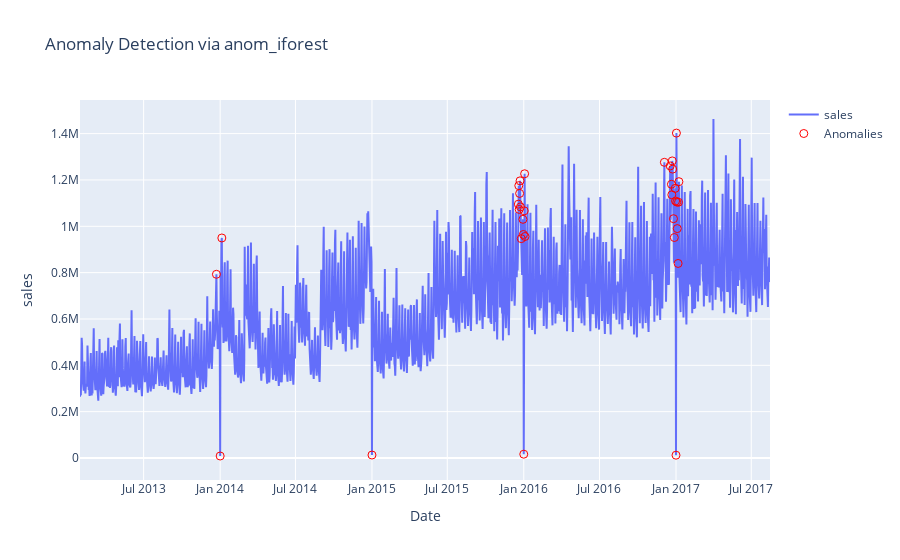

Source (notebook cell):
### Code cell
def plot_anomalies(df, ts_col="sales", flag_col="anom_iforest"):
    fig = go.Figure()
    fig.add_trace(go.Scatter(x=df["date"], y=df[ts_col], mode="lines", name=ts_col))
    if flag_col in df.columns:
        mask = df[flag_col] == 1
        fig.add_trace(go.Scatter(
            x=df.loc[mask, "date"],
            y=df.loc[mask, ts_col],
            mode="markers",
            name="Anomalies",
            marker=dict(color="red", size=8, symbol="circle-open")
        ))
    fig.update_layout(title=f"Anomaly Detection via {flag_col}", xaxis_title="Date", yaxis_title=ts_col)
    fig.show()

plot_anomalies(df_det, "sales", "anom_iforest")
